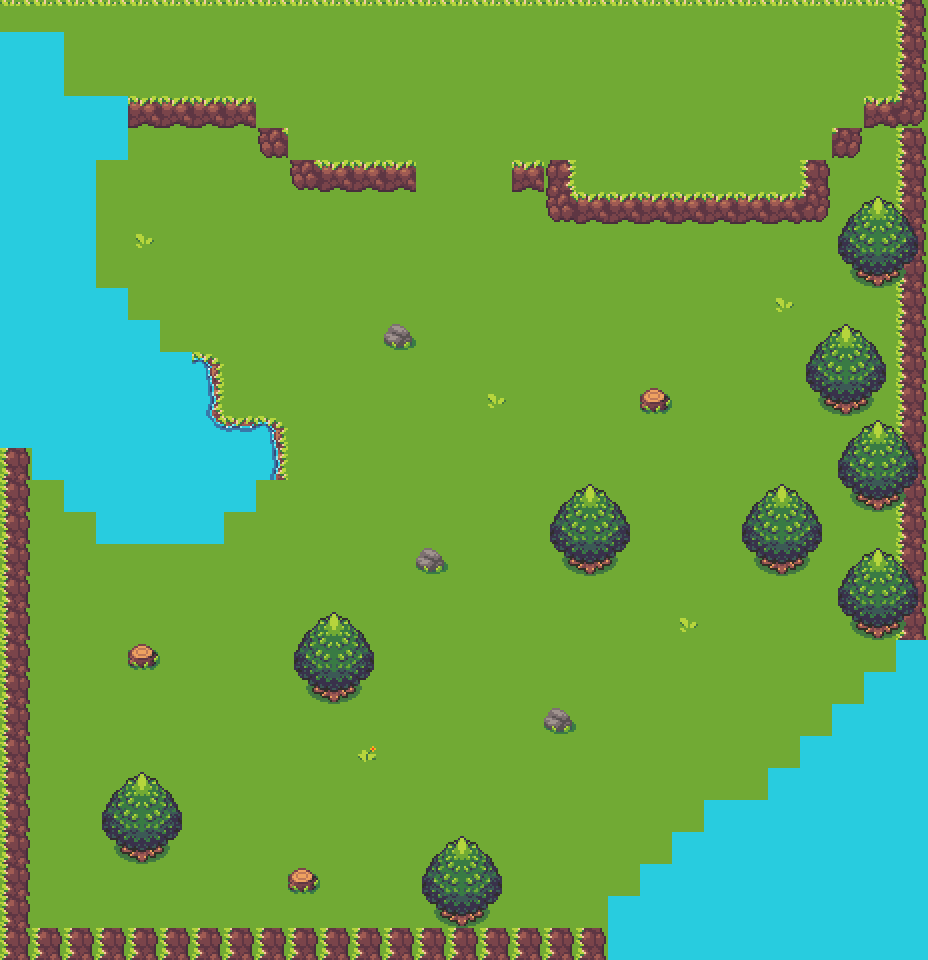

Below is a game level as drawn by its tile map, then a one-line description and the .tmx that defines it (tile-layer data replaced by summaries):
An orthogonal 29x30 tile map with 32x32 px tiles, 3 tile layers (background, blocked, enviroment) and 19 objects.

<map version="1.5" tiledversion="1.7.2" orientation="orthogonal" renderorder="right-down" width="29" height="30" tilewidth="32" tileheight="32" infinite="0" nextlayerid="9" nextobjectid="35">
 <editorsettings>
  <export target="new_level.json" format="json" />
 </editorsettings>
 <tileset firstgid="1" name="atlas_32x" tilewidth="32" tileheight="32" tilecount="1536" columns="96">
  <image source="../images/atlas_32x.png" width="3072" height="512" />
 </tileset>
 <layer id="1" name="background" width="29" height="30">
  <data>[870 cells, 870 non-empty, 3 distinct tile ids]</data>
 </layer>
 <layer id="4" name="blocked" width="29" height="30">
  <data>[870 cells, 253 non-empty, 14 distinct tile ids]</data>
 </layer>
 <layer id="5" name="enviroment" width="29" height="30">
  <data>[870 cells, 87 non-empty, 11 distinct tile ids]</data>
 </layer>
 <objectgroup id="2" name="player_locations">
  <object id="1" gid="1082" x="454" y="280" width="32" height="32" />
  <object id="2" gid="1082" x="674" y="284" width="32" height="32" />
  <object id="3" gid="1082" x="254" y="290" width="32" height="32" />
 </objectgroup>
 <objectgroup id="6" name="chest_locations">
  <object id="4" gid="1361" x="346" y="522" width="32" height="32">
   <properties>
    <property name="spawner" value="3" />
   </properties>
  </object>
  <object id="5" gid="1361" x="638" y="686" width="32" height="32">
   <properties>
    <property name="spawner" value="3" />
   </properties>
  </object>
  <object id="6" gid="1361" x="808" y="322" width="32" height="32">
   <properties>
    <property name="spawner" value="3" />
   </properties>
  </object>
  <object id="7" gid="1361" x="204" y="902" width="32" height="32">
   <properties>
    <property name="spawner" value="3" />
   </properties>
  </object>
 </objectgroup>
 <objectgroup id="7" name="monster_locations">
  <object id="25" gid="304" x="192" y="774" width="32" height="32">
   <properties>
    <property name="spawner" value="3" />
   </properties>
  </object>
  <object id="26" gid="304" x="278" y="806" width="32" height="32">
   <properties>
    <property name="spawner" value="3" />
   </properties>
  </object>
  <object id="27" gid="304" x="706" y="730" width="32" height="32">
   <properties>
    <property name="spawner" value="3" />
   </properties>
  </object>
  <object id="28" gid="304" x="514" y="672" width="32" height="32">
   <properties>
    <property name="spawner" value="3" />
   </properties>
  </object>
  <object id="29" gid="304" x="488" y="852" width="32" height="32">
   <properties>
    <property name="spawner" value="3" />
   </properties>
  </object>
  <object id="30" gid="304" x="730" y="432" width="32" height="32">
   <properties>
    <property name="spawner" value="3" />
   </properties>
  </object>
  <object id="31" gid="304" x="336" y="450" width="32" height="32">
   <properties>
    <property name="spawner" value="3" />
   </properties>
  </object>
  <object id="32" gid="304" x="120" y="622" width="32" height="32">
   <properties>
    <property name="spawner" value="3" />
   </properties>
  </object>
  <object id="33" gid="304" x="76" y="890" width="32" height="32">
   <properties>
    <property name="spawner" value="3" />
   </properties>
  </object>
  <object id="34" gid="304" x="462" y="492" width="32" height="32">
   <properties>
    <property name="spawner" value="3" />
   </properties>
  </object>
 </objectgroup>
 <objectgroup id="8" name="npc_locations">
  <object id="8" gid="1084" x="756" y="286" width="32" height="32">
   <properties>
    <property name="spawner" value="3" />
   </properties>
  </object>
  <object id="9" gid="1084" x="148" y="222" width="32" height="32">
   <properties>
    <property name="spawner" value="1" />
   </properties>
  </object>
 </objectgroup>
</map>
